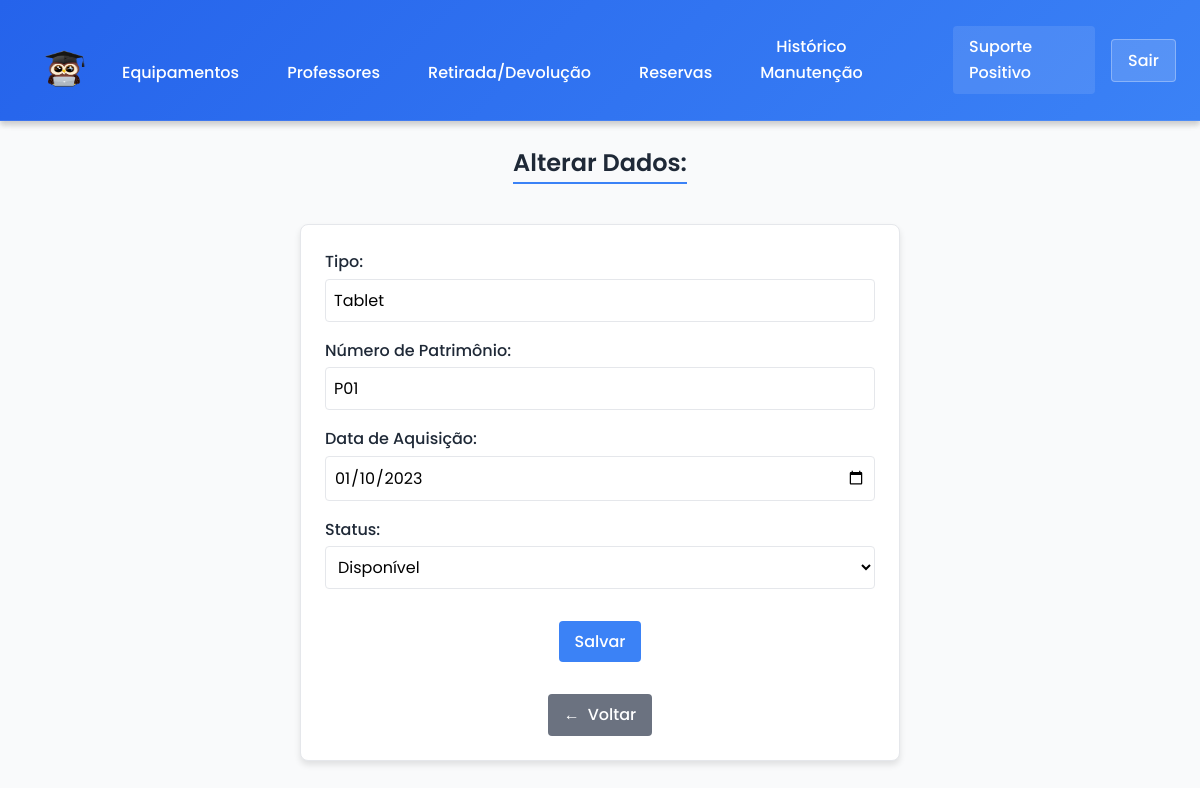
The app's page /Listagem/Equipamentos/editarEquipamentos.php?numero_patrimonio=P01 with its own data.
### tables this page shows
CREATE TABLE `equipamento` (
  `id_equipamento` int NOT NULL AUTO_INCREMENT,
  `tipo` varchar(50) NOT NULL,
  `numero_patrimonio` varchar(50) DEFAULT NULL,
  `data_aquisicao` date DEFAULT NULL,
  `estado_conservacao` enum('novo','usado','em_manutencao') NOT NULL,
  `status` enum('disponivel','em_uso','em_manutencao') NOT NULL,
  PRIMARY KEY (`id_equipamento`)
);

### Listagem/Equipamentos/editarEquipamentos.php (the view, shortened to what this page needs)
<?php
include '../../conect.php';
$equipamento = null;
if (isset($_GET['numero_patrimonio'])) {
    $numero_patrimonio = $_GET['numero_patrimonio'];
    $sql = "SELECT * FROM equipamento WHERE numero_patrimonio = ?";
    $stmt = $conn->prepare($sql);
    if ($stmt) {
        $stmt->bind_param("s", $numero_patrimonio);
        $stmt->execute();
        $result = $stmt->get_result();
        $equipamento = $result->fetch_assoc();
    } else {
        die("Erro na preparação da consulta: " . $conn->error);
    }
}
?>
<?php include '../../menu.php'; ?>
<link rel="stylesheet" href="../../style.css?v=<?php echo time(); ?>">
<center>
    <h2> Alterar Dados: </h2>
</center>
<form method="POST">
    <label>Tipo:</label>
    <input type="text" name="tipo" value="<?php echo htmlspecialchars($equipamento['tipo'] ?? ''); ?>" required>
    <label>Número de Patrimônio:</label>
    <input type="text" name="numero_patrimonio" value="<?php echo htmlspecialchars($equipamento['numero_patrimonio'] ?? ''); ?>" readonly>
    <label>Data de Aquisição:</label>
    <input type="date" name="data_aquisicao" value="<?php echo htmlspecialchars($equipamento['data_aquisicao'] ?? ''); ?>" required>
    <label>Status:</label>
    <select name="status" required>
        <option value="disponivel" <?= (isset($equipamento['status']) && $equipamento['status'] == 'disponivel') ? 'selected' : ''; ?>>Disponível</option>
    </select>
<center>
    <input type="submit" value="Salvar">
</center>
    <center>
    <a href="listaEquipamentos.php" class="btn btn-back">Voltar</a>
</center>
</form>

### style.css (style rules this page uses)
* { padding: 0; margin: 0; box-sizing: border-box; font-family: var(--font-family); }
body { background-color: #f9fafb; color: var(--dark); padding-top: 70px; line-height: 1.6; min-height: 100vh; display: flex; flex-direction: column; }
a { text-decoration: none; color: var(--primary); transition: var(--transition); }
button, input[type="submit"], .btn { display: inline-block; padding: var(--spacing-sm) var(--spacing); background-color: var(--primary); color: var(--white); border: none; border-radius: var(--border-radius-sm); font-weight: 500; cursor: pointer; transition: var(--transition); text-align: center; }
.btn-back { display: inline-flex; align-items: center; gap: var(--spacing-sm); background-color: var(--gray); padding: var(--spacing-sm) var(--spacing); border-radius: var(--border-radius-sm); color: var(--white); font-weight: 500; margin-top: var(--spacing); }
.btn-back::before { content: "←"; }
form { background-color: var(--white); border: 1px solid var(--gray-light); border-radius: var(--border-radius); padding: var(--spacing-md); width: 100%; max-width: 600px; box-shadow: var(--shadow); margin: var(--spacing-md) auto; }
label { display: block; font-weight: 500; margin-bottom: var(--spacing-xs); color: var(--dark); }
input, select, textarea { width: 100%; padding: var(--spacing-sm); border: 1px solid var(--gray-light); border-radius: var(--border-radius-sm); background-color: var(--white); font-size: var(--font-size); transition: var(--transition); margin-bottom: var(--spacing); }
input[type="submit"] { margin-top: var(--spacing); width: auto; }
h1, h2, h3, h4, h5, h6 { font-weight: 600; line-height: 1.3; margin-bottom: var(--spacing); color: var(--dark); }
h2 { font-size: var(--font-size-xl); border-bottom: 2px solid var(--primary); padding-bottom: var(--spacing-xs); display: inline-block; }

### records on screen
equipamento: tipo "Tablet", numero_patrimonio "P01", data_aquisicao "01/10/2023", status "Disponível"
